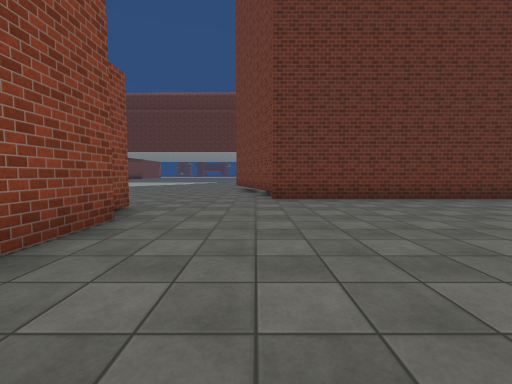
view 1 (above)

15 first-person views from a walk through a 3-D level made in the Unity game engine. The camera is 1.3 m above the floor, tilts 4° down and sees 90° across. The floor is counted in squares, 2 m on a side. Each view is taken from the middle of a square. On the plan, view 1 faces up. The plan holds only what a view shows up to about 9 squares ahead; the rest is blank. The place goes on beyond the plan. The player character is not drawn. Surface patterns are stand-ins for the level's own textures.

view 2
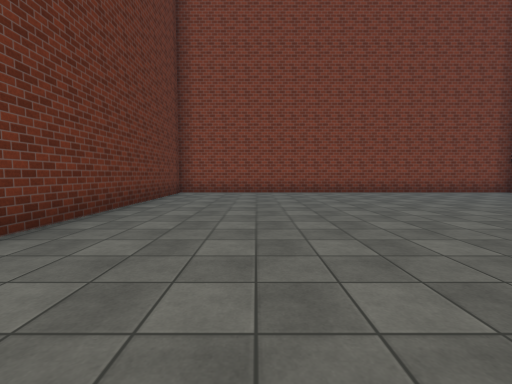

view 3
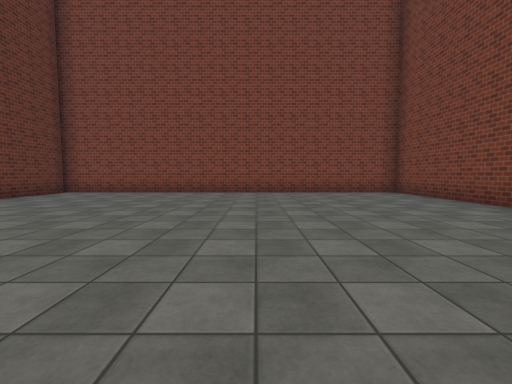

view 4
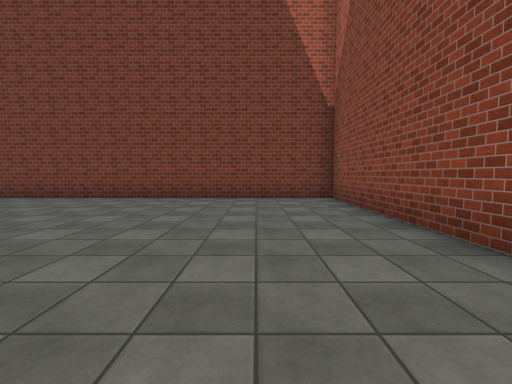

view 5
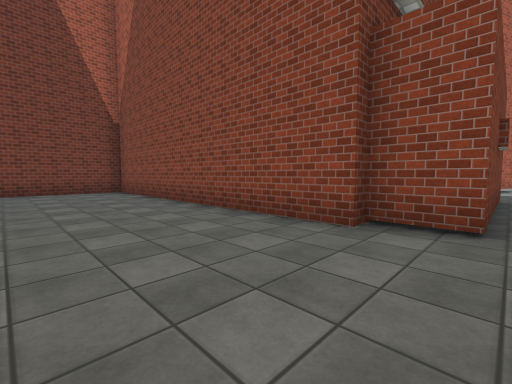

view 6
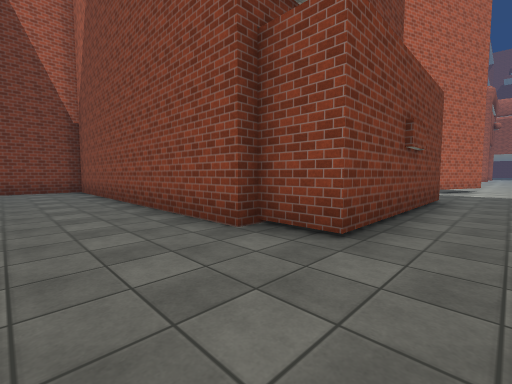

view 7
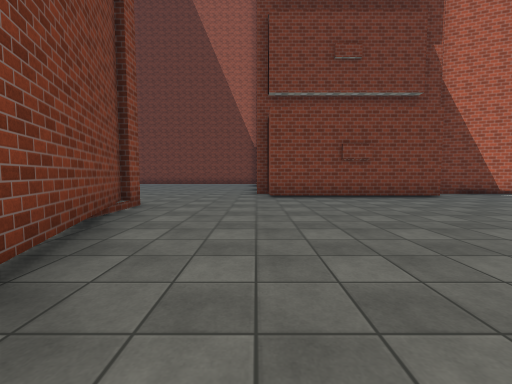

view 8
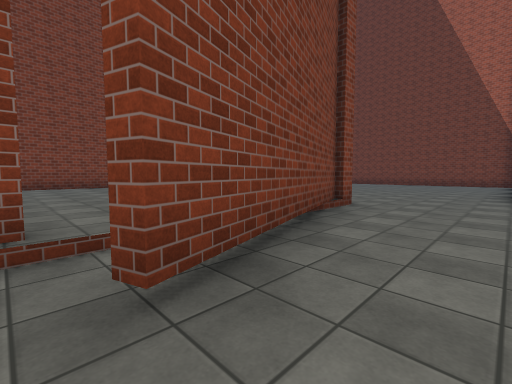

view 9
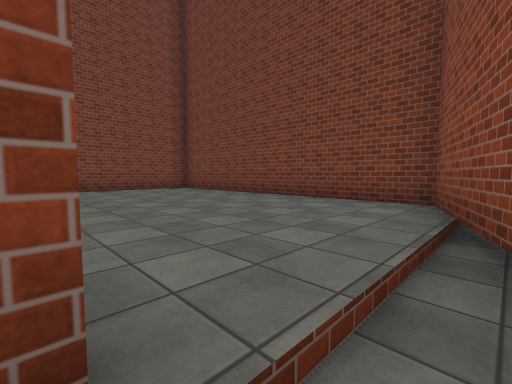

view 10
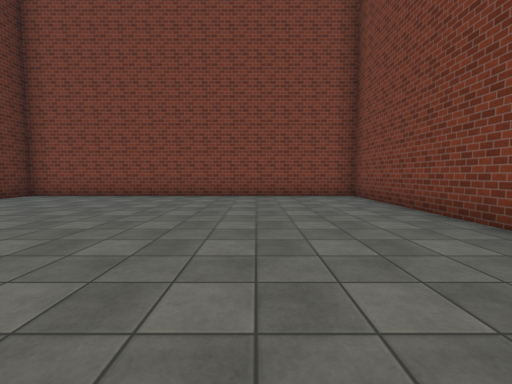

view 11
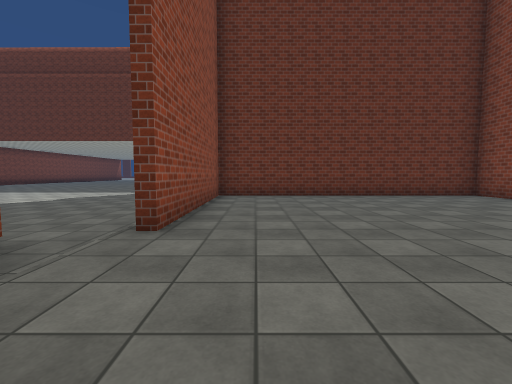

view 12
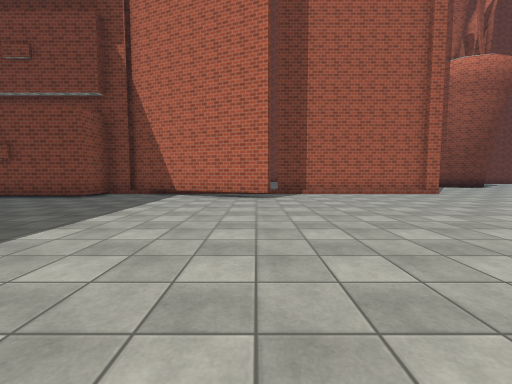

view 13
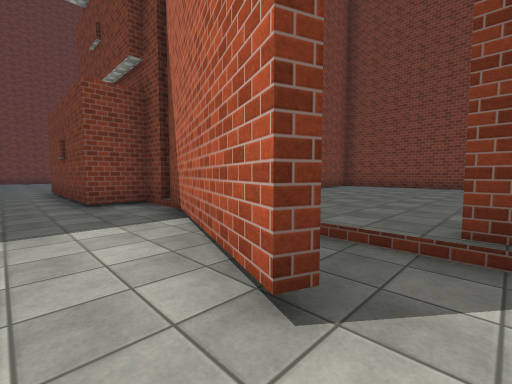

view 14
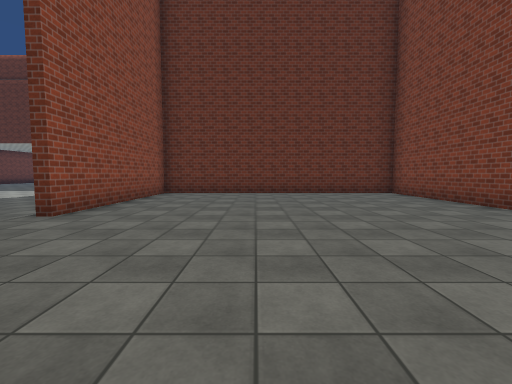

view 15
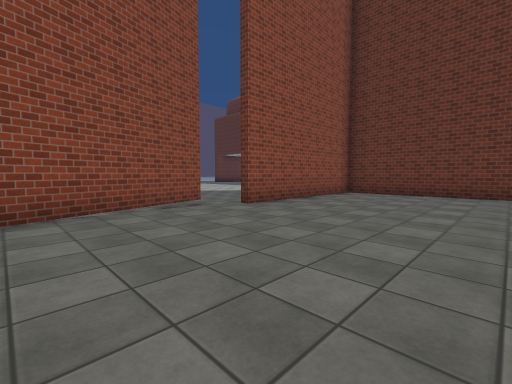

### Floor plan
Key: @ floor where view 1 was taken; # wall or solid block; . main floor; : floor 0.25 m higher than the main floor.
Columns run from 20 left of view 1 to 9 right of it. Each row starts with its distance up from view 1.
 18               ....
 17               .....  #########
 16                ..... #:::::::#
 15                 .... #:::::::#
 14                  ....#:::::::#
 13                   ...#:::::::#
 12         .         ...#:::::::#
 11       .....     ...#.::::::::#
 10       .....     ...##::::::::#
  9      .......   .....#::::::::#
  8     ......... ......#::::::::#
  7    .................##########
  6   ...........................#
  5  .......##...#####...........#
  4 .........###.#   #...........#
  3 ..######:: ###   ##..........#
  2        :::        #..........#
  1         :::       #..........#
  0         :::       #.@........#
 -1         ::::      #..........#
 -2         ::::      #..........#
 -3         :::       #..........#
 -4         ::        #..........#
 -5         ##        ############

Where each view was taken, in squares from view 1:
view 1: 0 up, 0 right, facing up
view 2: 4 up, 0 right, facing right
view 3: 0 up, 0 right, facing right
view 4: 2 up, 0 right, facing down
view 5: 5 up, 1 right, facing down-left
view 6: 6 up, 0 right, facing down-left
view 7: 12 up, 2 left, facing down
view 8: 12 up, 2 left, facing down-right
view 9: 12 up, 0 right, facing down-right
view 10: 10 up, 1 right, facing right
view 11: 9 up, 2 right, facing up
view 12: 12 up, 12 left, facing down
view 13: 6 up, 13 left, facing down-right
view 14: 8 up, 4 right, facing up
view 15: 8 up, 5 right, facing up-left
